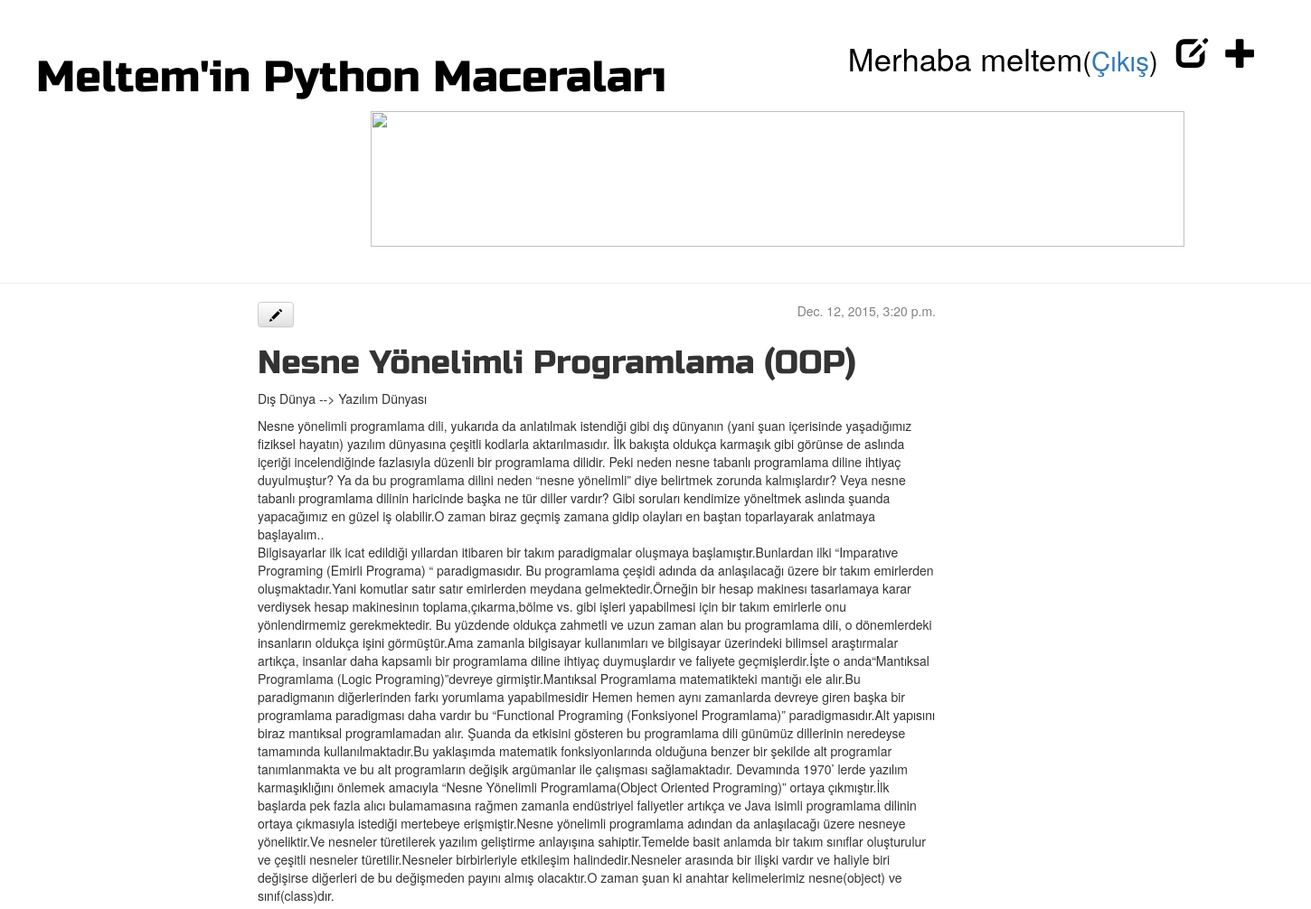
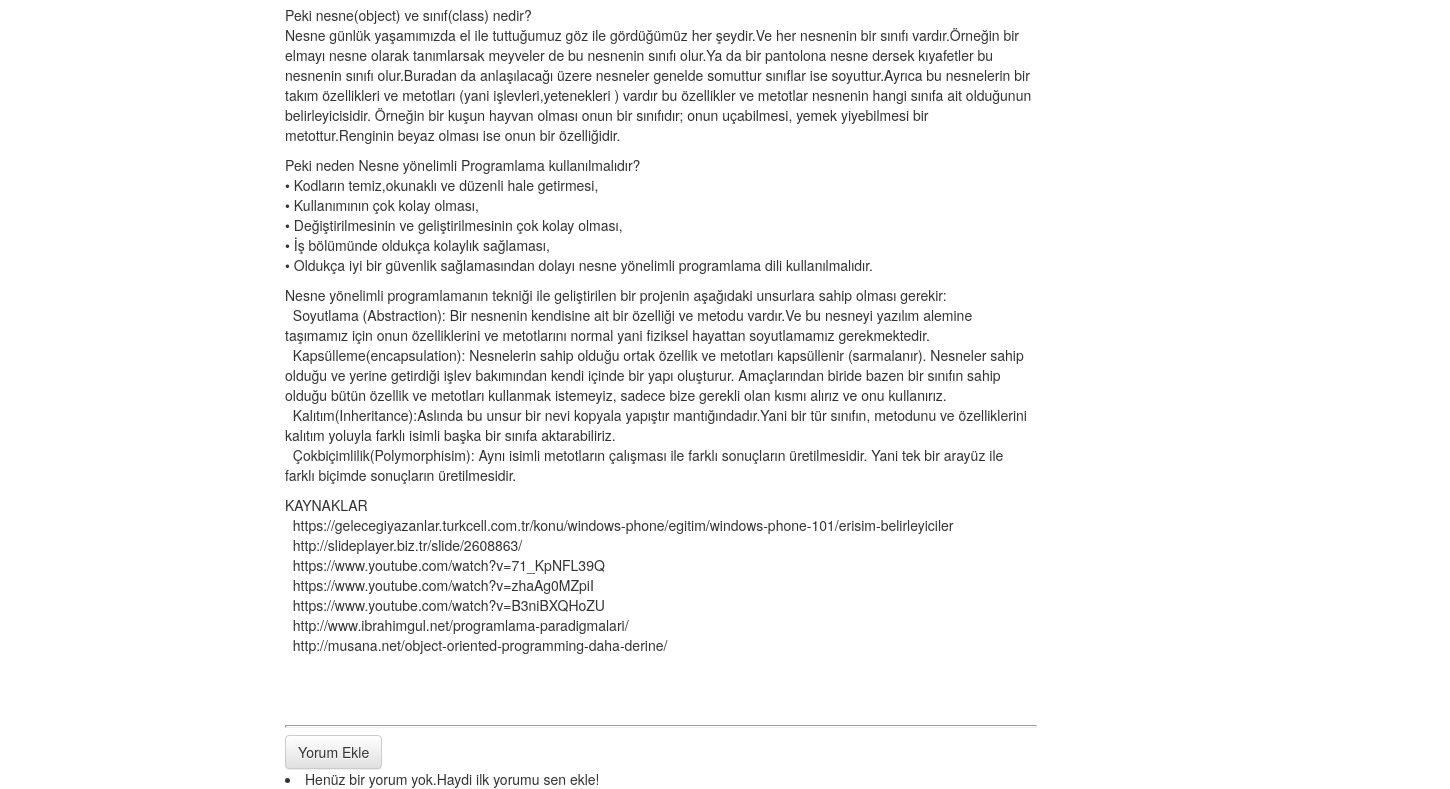
The app's page /post/1/ (signed in) with its own data (2 pictures, top to bottom).
### blog/models.py (models this page shows, shortened)
class Post(models.Model):
    yazar = models.ForeignKey('auth.User')
    baslik = models.CharField(max_length=200)
    yazi = models.TextField()
    yaratilis_tarihi = models.DateTimeField(
            default=timezone.now)
    yayinlanma_tarihi = models.DateTimeField(
            blank=True, null=True)

### blog/views.py (the view)
# urls.py: url(r'^post/(?P<pk>[0-9]+)/$', views.post_detail, name='post_detail'),
def post_detail(request, pk):
    post = get_object_or_404(Post, pk=pk)
    return render(request, 'blog/post_detail.html', {'post': post})

### blog/templates/blog/post_detail.html
{% extends 'blog/base.html' %}
{% block content %}
    <div class="post">
        {% if post.yayinlanma_tarihi %}
            <div class="date">
                {{ post.yayinlanma_tarihi }}
            </div>
        {% else %}
            <a class="btn btn-default" href="{% url 'post_publish' pk=post.pk %}">Yayınla</a>
            <a class="btn btn-default" href="{% url 'post_remove' pk=post.pk %}"><span class="glyphicon glyphicon-remove"></span></a>
        {% endif %}
		{% if user.is_authenticated %}
		<a class="btn btn-default" href="{% url 'post_edit' pk=post.pk %}"><span class="glyphicon glyphicon-pencil"></span></a>
		{% endif %}
        <h1>{{ post.baslik }}</h1>
        <p>{{ post.yazi|linebreaks }}</p>
    </div>
    <hr>
    <a class="btn btn-default" href="{% url 'add_comment_to_post' pk=post.pk %}">Yorum Ekle</a>
    {% for comment in post.comments.all %}
        {% if user.is_authenticated or comment.onaylanmis_yorum %}
        <div class="comment">
            <div class="date">
                {{ comment.yaratilis_tarihi }}
                {% if not comment.onaylanmis_yorum %}
                    <a class="btn btn-default" href="{% url 'comment_remove' pk=comment.pk %}"><span class="glyphicon glyphicon-remove"></span></a>
                    <a class="btn btn-default" href="{% url 'comment_approve' pk=comment.pk %}"><span class="glyphicon glyphicon-ok"></span></a>
                {% endif %}
            </div>
            <strong>{{ comment.yazar }}</strong>
            <p>{{ comment.yazi|linebreaks }}</p>
        </div>
        {% endif %}
    {% empty %}
        <li>Henüz bir yorum yok.Haydi ilk yorumu sen ekle!</li>
    {% endfor %}
{% endblock %}

### blog/templates/blog/base.html (shortened to what this page needs)
{% load staticfiles %}
<html>
     <head>
		<link rel="stylesheet" href="//maxcdn.bootstrapcdn.com/bootstrap/3.2.0/css/bootstrap.min.css">
		<link rel="stylesheet" href="//maxcdn.bootstrapcdn.com/bootstrap/3.2.0/css/bootstrap-theme.min.css">
		<link rel="stylesheet" href="{% static 'css/blog.css' %}">
    </head>
    <body>
        <div class="page-header">
    		{% if user.is_authenticated %}
    		<a href="{% url 'post_new' %}" class="top-menu"><span class="glyphicon glyphicon-plus"></span></a>
            <a href="{% url 'post_draft_list' %}" class="top-menu"><span class="glyphicon glyphicon-edit"></span></a>
            <p class="top-menu">Merhaba {{ user.username }}<small>(<a href="{% url 'logout' %}">Çıkış</a>)</small></p>
            {% else %}
            <a href="{% url 'login' %}" class="top-menu"><span class="glyphicon glyphicon-lock"></span></a>
            {% endif %}
            <h1><a href="/">Meltem'in Python Maceraları</a></h1>
            <img src="http://2.bp.blogspot.com/-R97jzYoL7Z8/T3SWTvskGRI/AAAAAAAAAjc/_R1KFtHUpZI/s1600/1081.jpg">
        </div>
        <div class="content container">
            <div class="row">
                <div class="col-md-8">
                {% block content %}
            {% endblock %}
                </div>
            </div>
        </div>
    </body>
</html>

### blog/static/css/blog.css (style rules this page uses)
h1 a { color: black; font-family: 'Russo One'; }
.page-header img { width: 900px; height: 150px; margin: 0px 0px 0px 370px; }
.page-header { margin-top: 0; padding: 40px 40px 40px 40px; }
.page-header h1, .page-header h1 a, .page-header h1 a:visited, .page-header h1 a:active { color: black; font-size: 36pt; text-decoration: none; }
.content { margin-left: 270px; }
h1, h2, h3, h4 { font-family: 'Russo One', sans-serif; }
.post h1 { text-decoration:none; }
.date { float: right; color: #828282; }
.top-menu, .top-menu:hover, .top-menu:visited { color: black; float: right; font-size: 26pt; margin-right: 20px; }
.post { margin-bottom: 70px; }
hr { display: block; margin-top: 0.5em; margin-bottom: 0.5em; margin-left: auto; margin-right: auto; border-style: inset; border-width: 1px; width: 750px; height: 0.5px; }
.post a { color: black; font-family: 'Russo One'; font-size: bold; text-decoration:none; }

### records on screen
Post: yayinlanma_tarihi "Dec. 12, 2015, 3:20 p.m.", baslik "Nesne Yönelimli Programlama (OOP)", yazi "Dış Dünya --> Yazılım Dünyası Nesne yönelimli programlama dili, yukarıda da anlatılmak istendiği gibi dış dünyanın (yani şuan içerisinde yaşadığımız fiziksel hayatın) yazılım dünyasına çeşitli kodlarla aktarılmasıdır. İlk bakışta oldukça karmaşık gibi görünse de aslında içeriği incelendiğinde fazlasıyla düzenli bir programlama dilidir. Peki neden nesne tabanlı programlama diline ihtiyaç duyulmuştur? Ya da bu programlama dilini neden “nesne yönelimli” diye belirtmek zorunda kalmışlardır? Veya nesne tabanlı programlama dilinin haricinde başka ne tür diller vardır? Gibi soruları kendimize yöneltmek aslında şuanda yapacağımız en güzel iş olabilir.O zaman biraz geçmiş zamana gidip olayları en…"

### other values on screen
{{ user.username }} "meltem"
